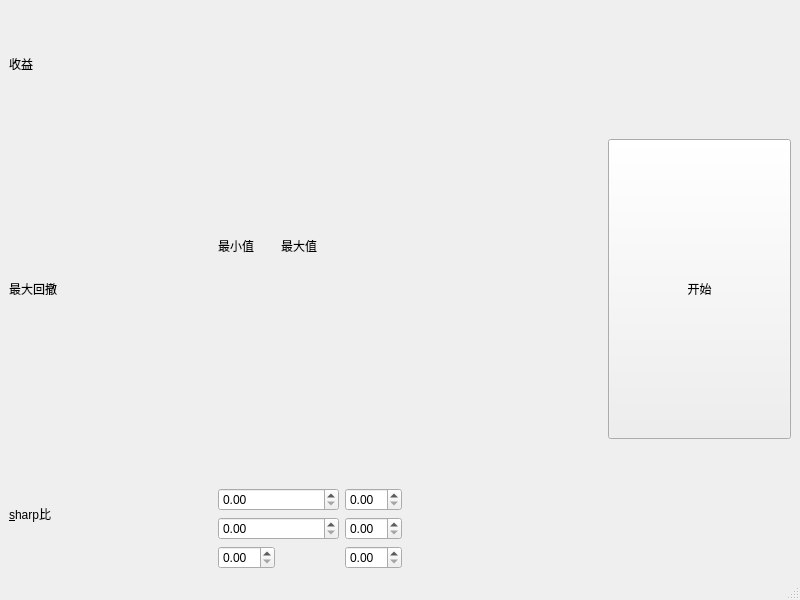
<?xml version="1.0" encoding="UTF-8"?>
<ui version="4.0">
 <class>AbsolutelayoutDemo</class>
 <widget class="QMainWindow" name="AbsolutelayoutDemo">
  <property name="geometry">
   <rect>
    <x>0</x>
    <y>0</y>
    <width>800</width>
    <height>600</height>
   </rect>
  </property>
  <property name="windowTitle">
   <string>MainWindow</string>
  </property>
  <widget class="QWidget" name="centralwidget">
   <layout class="QVBoxLayout" name="verticalLayout_2">
    <item>
     <layout class="QHBoxLayout" name="horizontalLayout">
      <item>
       <layout class="QVBoxLayout" name="verticalLayout">
        <item>
         <widget class="QLabel" name="label_3">
          <property name="sizePolicy">
           <sizepolicy hsizetype="Preferred" vsizetype="Expanding">
            <horstretch>0</horstretch>
            <verstretch>1</verstretch>
           </sizepolicy>
          </property>
          <property name="text">
           <string>收益</string>
          </property>
         </widget>
        </item>
        <item>
         <widget class="QLabel" name="label_4">
          <property name="sizePolicy">
           <sizepolicy hsizetype="Preferred" vsizetype="Preferred">
            <horstretch>0</horstretch>
            <verstretch>3</verstretch>
           </sizepolicy>
          </property>
          <property name="text">
           <string>最大回撤</string>
          </property>
         </widget>
        </item>
        <item>
         <widget class="QLabel" name="label_5">
          <property name="sizePolicy">
           <sizepolicy hsizetype="Preferred" vsizetype="Preferred">
            <horstretch>0</horstretch>
            <verstretch>1</verstretch>
           </sizepolicy>
          </property>
          <property name="text">
           <string>&amp;sharp比</string>
          </property>
          <property name="buddy">
           <cstring>doubleSpinBox_sharp_min</cstring>
          </property>
         </widget>
        </item>
       </layout>
      </item>
      <item>
       <spacer name="verticalSpacer">
        <property name="orientation">
         <enum>Qt::Vertical</enum>
        </property>
        <property name="sizeHint" stdset="0">
         <size>
          <width>20</width>
          <height>40</height>
         </size>
        </property>
       </spacer>
      </item>
      <item>
       <layout class="QGridLayout" name="gridLayout">
        <item row="0" column="0">
         <widget class="QLabel" name="label">
          <property name="text">
           <string>最小值</string>
          </property>
         </widget>
        </item>
        <item row="0" column="1" colspan="2">
         <widget class="QLabel" name="label_2">
          <property name="text">
           <string>最大值</string>
          </property>
         </widget>
        </item>
        <item row="1" column="0" colspan="2">
         <widget class="QDoubleSpinBox" name="doubleSpinBox_returns_min"/>
        </item>
        <item row="1" column="2">
         <widget class="QDoubleSpinBox" name="doubleSpinBox_returns_max"/>
        </item>
        <item row="2" column="0" colspan="2">
         <widget class="QDoubleSpinBox" name="doubleSpinBox_maxdrawdown_min"/>
        </item>
        <item row="2" column="2">
         <widget class="QDoubleSpinBox" name="doubleSpinBox_maxdrawdown_max"/>
        </item>
        <item row="3" column="0">
         <widget class="QDoubleSpinBox" name="doubleSpinBox_sharp_min"/>
        </item>
        <item row="3" column="2">
         <widget class="QDoubleSpinBox" name="doubleSpinBox_sharp_max"/>
        </item>
       </layout>
      </item>
      <item>
       <spacer name="horizontalSpacer">
        <property name="orientation">
         <enum>Qt::Horizontal</enum>
        </property>
        <property name="sizeType">
         <enum>QSizePolicy::Preferred</enum>
        </property>
        <property name="sizeHint" stdset="0">
         <size>
          <width>200</width>
          <height>20</height>
         </size>
        </property>
       </spacer>
      </item>
      <item>
       <widget class="QPushButton" name="pushButton1">
        <property name="minimumSize">
         <size>
          <width>100</width>
          <height>100</height>
         </size>
        </property>
        <property name="maximumSize">
         <size>
          <width>300</width>
          <height>300</height>
         </size>
        </property>
        <property name="text">
         <string>开始</string>
        </property>
       </widget>
      </item>
     </layout>
    </item>
   </layout>
  </widget>
  <widget class="QMenuBar" name="menubar">
   <property name="geometry">
    <rect>
     <x>0</x>
     <y>0</y>
     <width>800</width>
     <height>23</height>
    </rect>
   </property>
  </widget>
  <widget class="QStatusBar" name="statusbar"/>
 </widget>
 <tabstops>
  <tabstop>doubleSpinBox_returns_min</tabstop>
  <tabstop>doubleSpinBox_returns_max</tabstop>
  <tabstop>doubleSpinBox_maxdrawdown_min</tabstop>
  <tabstop>doubleSpinBox_maxdrawdown_max</tabstop>
  <tabstop>doubleSpinBox_sharp_min</tabstop>
  <tabstop>doubleSpinBox_sharp_max</tabstop>
  <tabstop>pushButton1</tabstop>
 </tabstops>
 <resources/>
 <connections/>
</ui>
